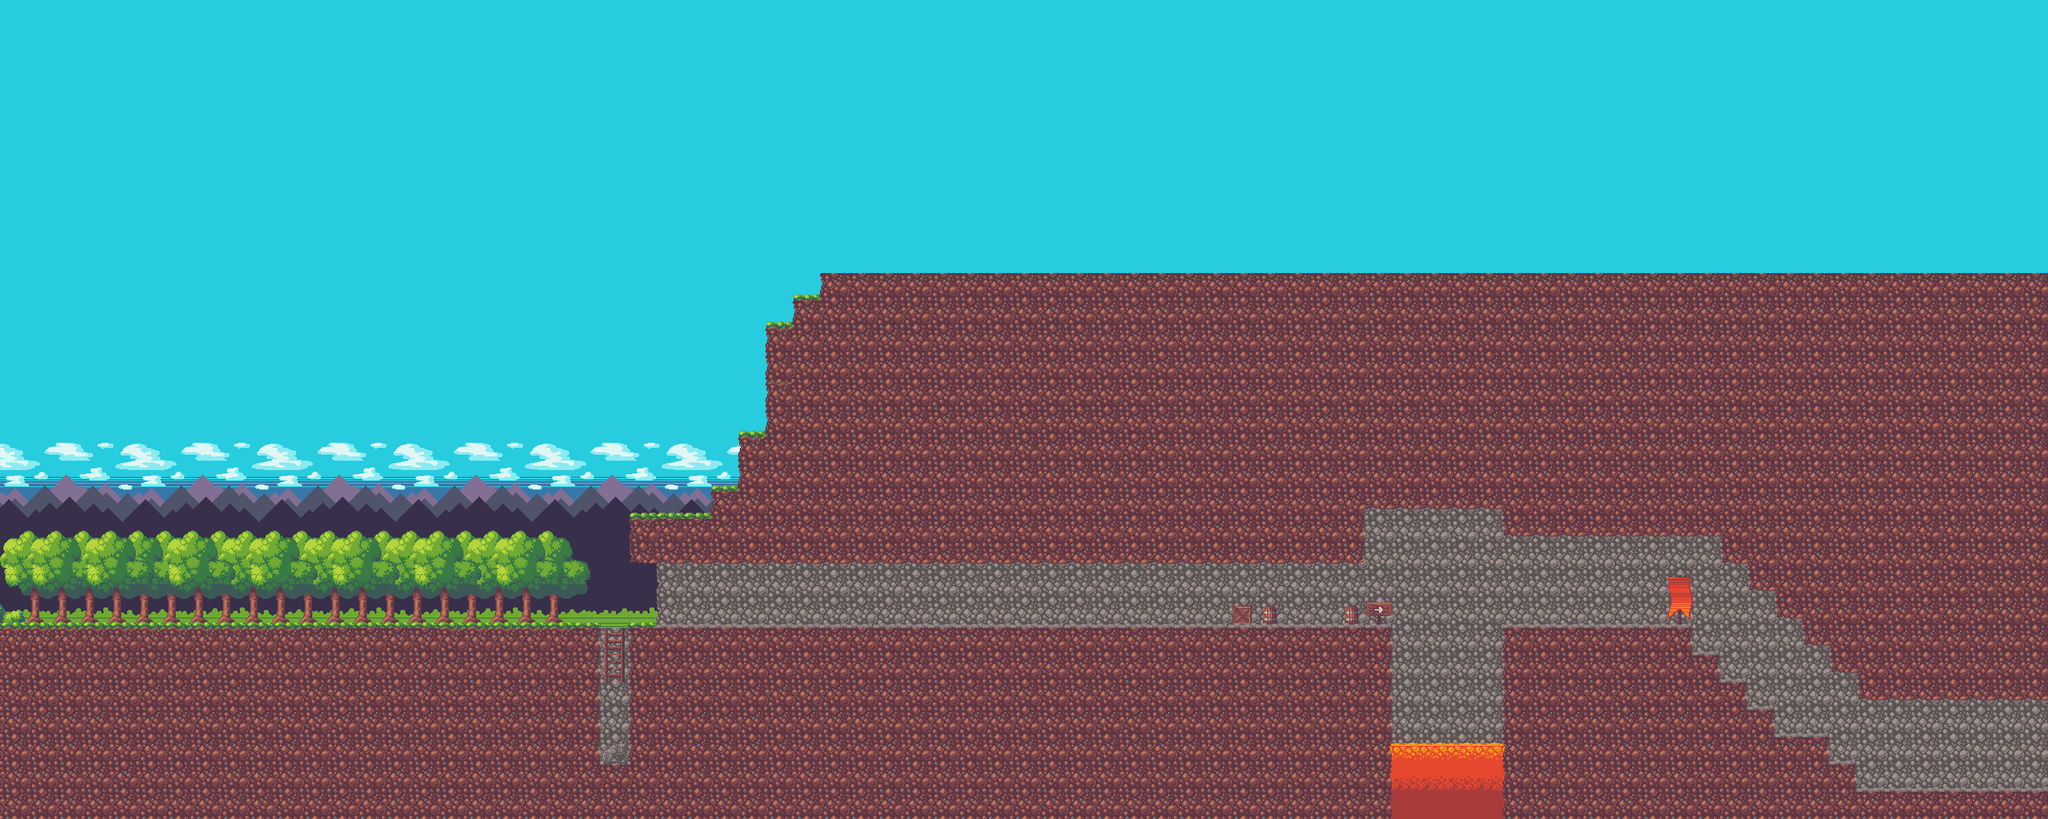

The image is a tile-based game level rendered from a .tmx file. Its description and source (layers, tilesets, objects; grid data summarised) follow:
An orthogonal 75x30 tile map with 32x32 px tiles, 11 tile layers (Background_Sky, Treeline_Background_3, Treeline_Background_2, Treeline_Background_1, ...), 2 tilesets.

<map version="1.5" tiledversion="1.7.2" orientation="orthogonal" renderorder="right-down" width="75" height="30" tilewidth="32" tileheight="32" infinite="0" nextlayerid="15" nextobjectid="1">
 <tileset firstgid="1" name="Tileset" tilewidth="32" tileheight="32" tilecount="300" columns="30">
  <image source="../assets/Tiles/Tileset.png" width="960" height="320" />
 </tileset>
 <tileset firstgid="301" name="Background" tilewidth="32" tileheight="32" tilecount="75" columns="5">
  <image source="../assets/tiles/Background.png" width="160" height="480" />
 </tileset>
 <group id="9" name="SkyLayers">
  <layer id="5" name="Background_Sky" width="75" height="30">
   <properties>
    <property name="ParallaxFactor" value="0,25" />
   </properties>
   <data>[2250 cells, 1875 non-empty, 55 distinct tile ids]</data>
  </layer>
 </group>
 <group id="7" name="TreeLayers">
  <layer id="4" name="Treeline_Background_3" width="75" height="30">
   <data>[2250 cells, 68 non-empty, 11 distinct tile ids]</data>
  </layer>
  <layer id="3" name="Treeline_Background_2" width="75" height="30">
   <data>[2250 cells, 58 non-empty, 10 distinct tile ids]</data>
  </layer>
  <layer id="2" name="Treeline_Background_1" width="75" height="30">
   <data>[2250 cells, 68 non-empty, 10 distinct tile ids]</data>
  </layer>
 </group>
 <layer id="6" name="GroundLayer_Background" width="75" height="30">
  <data>[2250 cells, 385 non-empty, 7 distinct tile ids]</data>
 </layer>
 <layer id="12" name="LavaLayer" width="75" height="30">
  <data>[2250 cells, 18 non-empty, 3 distinct tile ids]</data>
 </layer>
 <layer id="13" name="GroundLayer_Lethal" width="75" height="30">
  <data>[2250 cells, 1 non-empty, 1 distinct tile ids]</data>
 </layer>
 <layer id="11" name="GroundLayer_Decoration" width="75" height="30">
  <data>[2250 cells, 6 non-empty, 5 distinct tile ids]</data>
 </layer>
 <layer id="14" name="GroundLayer_Objective" width="75" height="30">
  <data>[2250 cells, 2 non-empty, 2 distinct tile ids]</data>
 </layer>
 <layer id="10" name="GroundLayer_Floor" width="75" height="30">
  <data>[2250 cells, 47 non-empty, 3 distinct tile ids]</data>
 </layer>
 <layer id="1" name="GroundLayer_Collision" width="75" height="30">
  <data>[2250 cells, 986 non-empty, 15 distinct tile ids]</data>
 </layer>
</map>
